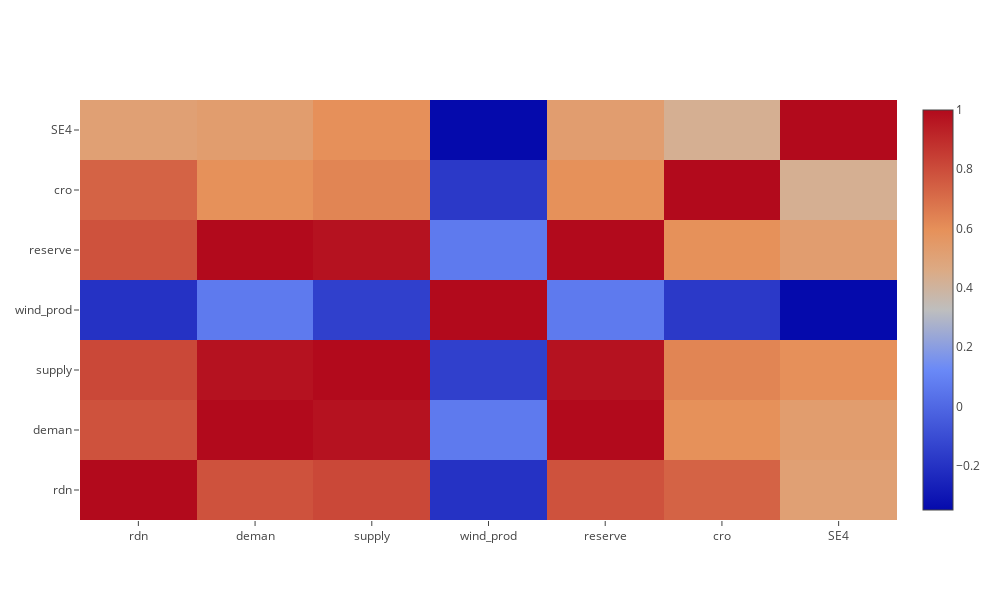

Notebook source saved alongside this figure:
### Markdown cell above
### Correlation matrix within "fundamental data"

### Code cell
trace0=go.Heatmap(
    z=np.array(kor1),
    x=kols1,
    y=kols1
)

layout=go.Layout(
    #title='correlation matrix - "fundamental features"',
    autosize=False,
    width=1000,
    height=600,
)
    
data=[trace0]
fig=go.Figure(data=data, layout=layout)

iplot(fig,'plot3', link_text='')

### Figure 1 — Plotly figure (JSON) as saved in the notebook; plotly's stock layout.template omitted (floating-point values rounded to 4 significant figures)
{"data": [{"type": "heatmap", "x": ["rdn", "deman", "supply", "wind_prod", "reserve", "cro", "SE4"], "y": ["rdn", "deman", "supply", "wind_prod", "reserve", "cro", "SE4"], "z": [[1, 0.7827, 0.8151, -0.199, 0.7832, 0.7335, 0.5132], [0.7827, 1, 0.9749, 0.06741, 1.0, 0.5949, 0.5309], [0.8151, 0.9749, 1, -0.149, 0.9749, 0.6321, 0.5968], [-0.199, 0.06741, -0.149, 1, 0.06768, -0.1734, -0.3496], [0.7832, 1.0, 0.9749, 0.06768, 1, 0.5945, 0.5288], [0.7335, 0.5949, 0.6321, -0.1734, 0.5945, 1, 0.4283], [0.5132, 0.5309, 0.5968, -0.3496, 0.5288, 0.4283, 1]]}], "layout": {"autosize": false, "height": 600, "width": 1000}}
